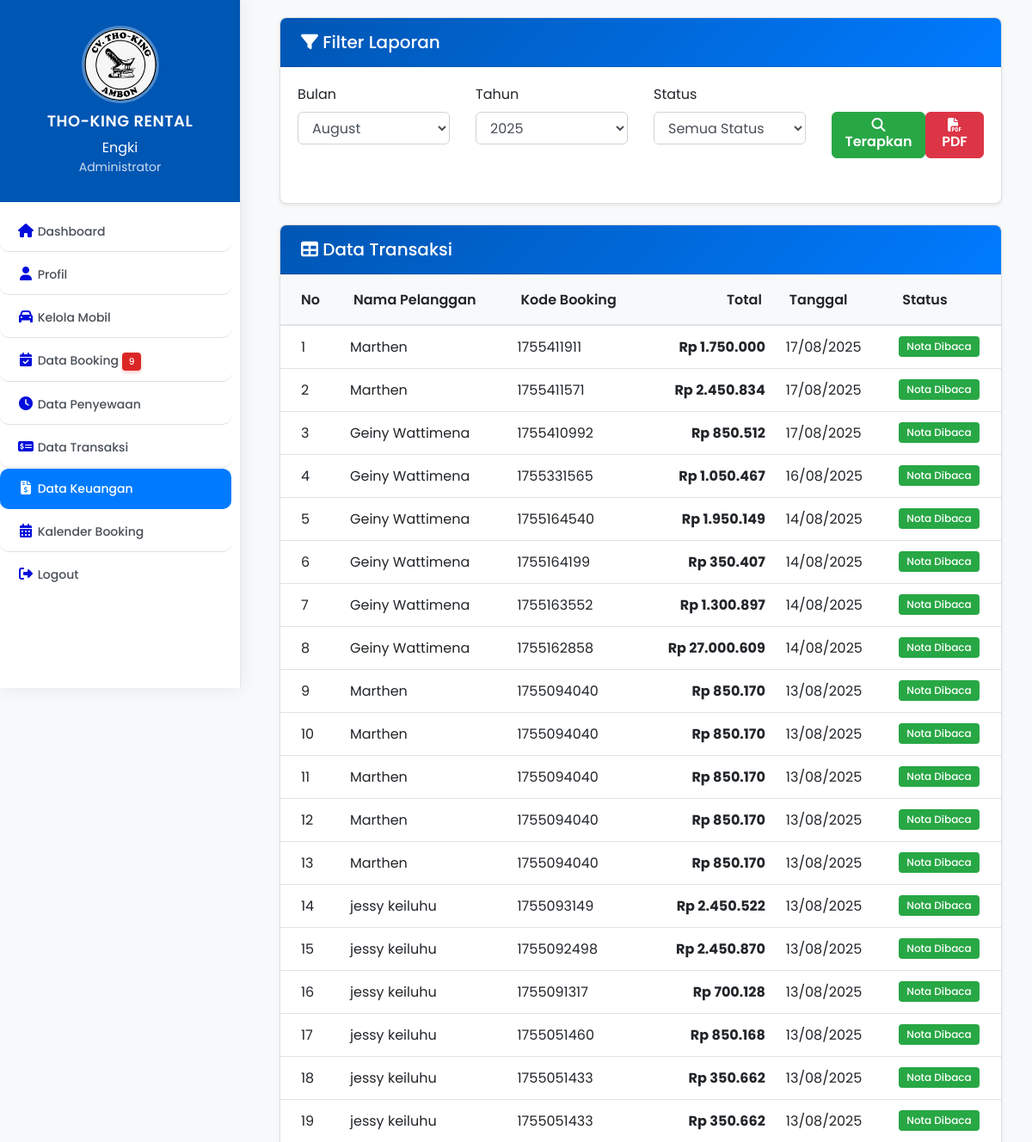
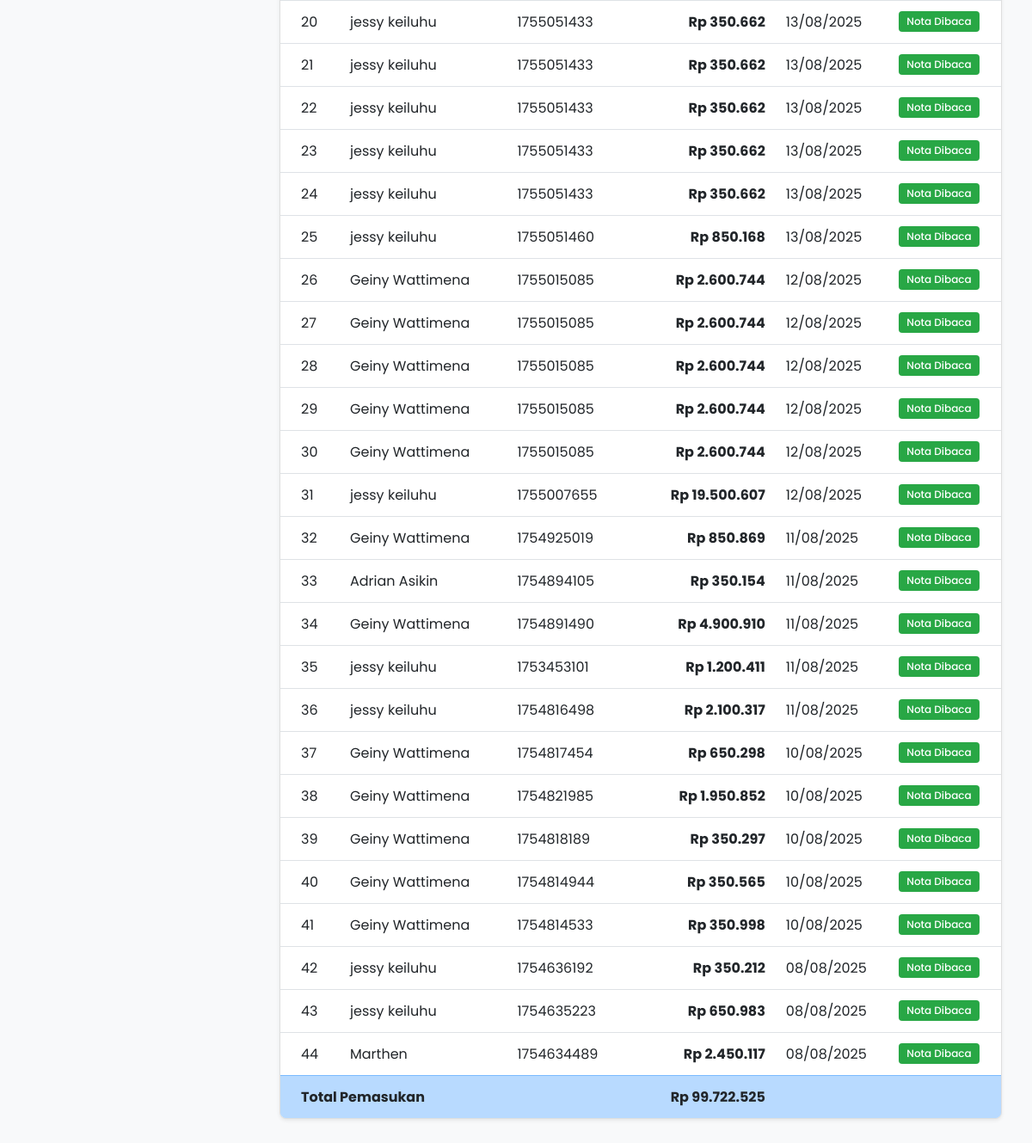
/admin/laporan/laporan_keuangan.php (signed in), run on the app's committed database (2 pictures, top to bottom).
### tables this page shows
CREATE TABLE `nota` (
  `id_nota` int(11) NOT NULL,
  `id_login` int(11) DEFAULT NULL,
  `id_booking` int(11) DEFAULT NULL,
  `kode_booking` varchar(50) DEFAULT NULL,
  `total_harga` bigint(20) DEFAULT NULL,
  `tanggal` datetime DEFAULT NULL,
  `status` enum('belum_dibaca','dibaca') DEFAULT 'belum_dibaca',
  `jenis` enum('diterima','ditolak') NOT NULL DEFAULT 'diterima'
);

### admin/laporan/laporan_keuangan.php (the view, shortened to what this page needs)
<?php
require __DIR__ . '/../../koneksi/koneksi.php';
$bulan  = isset($_GET['bulan']) && is_numeric($_GET['bulan']) ? $_GET['bulan'] : date('m');
$tahun  = isset($_GET['tahun']) && is_numeric($_GET['tahun']) ? $_GET['tahun'] : date('Y');
$status = isset($_GET['status']) ? strip_tags($_GET['status']) : '';
$query = "SELECT n.*, l.nama_pengguna
          FROM nota n
          JOIN login l ON n.id_login = l.id_login
          WHERE MONTH(n.tanggal) = ?
            AND YEAR(n.tanggal) = ?
            AND n.jenis != 'ditolak'";
$params = [$bulan, $tahun];
$query .= " ORDER BY n.tanggal DESC";
$stmt = $koneksi->prepare($query);
$stmt->execute($params);
$notaList = $stmt->fetchAll();
include '../layouts/sidebar_admin.php';
?>
<!DOCTYPE html>
<html lang="id">
<head>
    <link href="https://cdn.jsdelivr.net/npm/bootstrap@4.6.2/dist/css/bootstrap.min.css" rel="stylesheet">
    <link href="https://cdnjs.cloudflare.com/ajax/libs/font-awesome/6.5.0/css/all.min.css" rel="stylesheet">
</head>
<body>
<div class="main-content">
    <div class="container-fluid">
            <div class="card shadow-sm">
                <div class="card-header">
                    <h5 class="mb-0">
                        <i class="fas fa-filter me-2"></i>
                        Filter Laporan
                    </h5>
                </div>
                <div class="card-body">
                    <form method="get">
                        <div class="row">
                            <div class="col-md-3">
                                <div class="form-group">
                                    <label>Bulan</label>
                                    <select name="bulan" class="form-control">
                                        <?php for($i=1; $i<=12; $i++): ?>
                                            <option value="<?= $i ?>" <?= $i == $bulan ? 'selected' : '' ?>>
                                                <?= date('F', mktime(0, 0, 0, $i, 10)) ?>
                                            </option>
                                        <?php endfor; ?>
                                    </select>
                                </div>
                            </div>
                            <div class="col-md-3">
                                <div class="form-group">
                                    <label>Tahun</label>
                                    <select name="tahun" class="form-control">
                                        <?php for($i=date('Y'); $i>=2020; $i--): ?>
                                            <option value="<?= $i ?>" <?= $i == $tahun ? 'selected' : '' ?>><?= $i ?></option>
                                        <?php endfor; ?>
                                    </select>
                                </div>
                            </div>
                            <div class="col-md-3">
                                <div class="form-group">
                                    <label>Status</label>
                                    <select name="status" class="form-control">
                                        <option value="">Semua Status</option>
                                    </select>
                                </div>
                            </div>
                            <div class="col-md-3">
                                <div class="form-group">
                                    <label>&nbsp;</label>
                                    <div class="d-flex gap-2">
                                        <button type="submit" class="btn btn-success">
                                            <i class="fas fa-search me-1"></i> Terapkan
                                        </button>
                                        <a href="cetak_batch_nota.php?bulan=<?= $bulan ?>&tahun=<?= $tahun ?>&status=<?= $status ?>"
                                           class="btn btn-danger" target="_blank">
                                            <i class="fas fa-file-pdf me-1"></i> PDF
                                        </a>
                                    </div>
                                </div>
                            </div>
                        </div>
                    </form>
                </div>
            </div>
            <div class="card shadow-sm">
                <div class="card-header">
                    <h5 class="mb-0">
                        <i class="fas fa-table me-2"></i>
                        Data Transaksi
                    </h5>
                </div>
                <div class="card-body p-0">
                    <div class="table-responsive">
                        <table class="table table-hover mb-0">
                            <thead>
                                <tr>
                                    <th class="pl-4">No</th>
                                    <th>Nama Pelanggan</th>
                                    <th>Kode Booking</th>
                                    <th class="text-right">Total</th>
                                    <th>Tanggal</th>
                                    <th>Status</th>
                                </tr>
                            </thead>
                            <tbody>
                                <?php if (count($notaList) > 0): ?>
                                    <?php $total = 0; ?>
                                    <?php foreach ($notaList as $i => $row): ?>
                                        <?php $total += $row['total_harga']; ?>
                                        <tr>
                                            <td class="pl-4"><?= $i + 1 ?></td>
                                            <td><?= htmlspecialchars($row['nama_pengguna']) ?></td>
                                            <td><?= htmlspecialchars($row['kode_booking']) ?></td>
                                            <td class="text-right font-weight-bold">Rp <?= number_format($row['total_harga'], 0, ',', '.') ?></td>
                                            <td><?= date('d/m/Y', strtotime($row['tanggal'])) ?></td>
                                            <td>
                                                <span class="badge badge-<?= $row['status'] == 'dibaca' ? 'success' : 'warning' ?>">
                                                    <?= $row['status'] == 'dibaca' ? 'Nota Dibaca' : 'Nota Belum Dibaca' ?>
                                                </span>
                                            </td>
                                        </tr>
                                    <?php endforeach; ?>
                                    <tr class="table-primary font-weight-bold">
                                        <td colspan="3" class="pl-4">Total Pemasukan</td>
                                        <td class="text-right">Rp <?= number_format($total, 0, ',', '.') ?></td>
                                        <td colspan="2"></td>
                                    </tr>
                                <?php endif; ?>
                            </tbody>
                        </table>
                    </div>
                </div>
            </div>
        </div>
    </div>
</body>
</html>

### admin/laporan/laporan_keuangan.php (style rules this page uses)
body { font-family: 'Poppins', sans-serif; background-color: #f8f9fa; margin: 0; padding: 0; }
.main-content { margin-left: 290px; padding: 20px; transition: margin-left 0.3s ease; }
.card { border: 1px solid rgba(0,0,0,.125); box-shadow: 0 0.125rem 0.25rem rgba(0, 0, 0, 0.075); border-radius: 0.5rem; margin-bottom: 1.5rem; overflow: hidden; }
.card-header { background: linear-gradient(135deg, #0056b3, #007bff); color: white; font-weight: 600; border-bottom: 1px solid rgba(0,0,0,.125); padding: 1rem 1.5rem; }
.btn { font-weight: 600; border-radius: 0.375rem; transition: all 0.3s ease; }
.form-control { border-radius: 0.375rem; border: 1px solid #ced4da; }
.table { margin-bottom: 0; }
.table thead th { border-bottom: 2px solid #dee2e6; font-weight: 600; background-color: #f8f9fa; padding: 1rem; }
.badge { font-weight: 500; padding: 0.5em 0.75em; }
.shadow-sm { box-shadow: 0 0.125rem 0.25rem rgba(0, 0, 0, 0.075); }

### data on the page
nota: id_login.nama_pengguna "Marthen", kode_booking "1755411911", total_harga "1.750.000", tanggal "17/08/2025", status "Nota Dibaca"
nota: id_login.nama_pengguna "Marthen", kode_booking "1755411571", total_harga "2.450.834", tanggal "17/08/2025", status "Nota Dibaca"
nota: id_login.nama_pengguna "Geiny Wattimena", kode_booking "1755410992", total_harga "850.512", tanggal "17/08/2025", status "Nota Dibaca"
nota: id_login.nama_pengguna "Geiny Wattimena", kode_booking "1755331565", total_harga "1.050.467", tanggal "16/08/2025", status "Nota Dibaca"
nota: id_login.nama_pengguna "Geiny Wattimena", kode_booking "1755164540", total_harga "1.950.149", tanggal "14/08/2025", status "Nota Dibaca"
nota: id_login.nama_pengguna "Geiny Wattimena", kode_booking "1755164199", total_harga "350.407", tanggal "14/08/2025", status "Nota Dibaca"
nota: id_login.nama_pengguna "Geiny Wattimena", kode_booking "1755163552", total_harga "1.300.897", tanggal "14/08/2025", status "Nota Dibaca"
nota: id_login.nama_pengguna "Geiny Wattimena", kode_booking "1755162858", total_harga "27.000.609", tanggal "14/08/2025", status "Nota Dibaca"
nota: id_login.nama_pengguna "Marthen", kode_booking "1755094040", total_harga "850.170", tanggal "13/08/2025", status "Nota Dibaca"
nota: id_login.nama_pengguna "Marthen", kode_booking "1755094040", total_harga "850.170", tanggal "13/08/2025", status "Nota Dibaca"
nota: id_login.nama_pengguna "Marthen", kode_booking "1755094040", total_harga "850.170", tanggal "13/08/2025", status "Nota Dibaca"
nota: id_login.nama_pengguna "Marthen", kode_booking "1755094040", total_harga "850.170", tanggal "13/08/2025", status "Nota Dibaca"
nota: id_login.nama_pengguna "Marthen", kode_booking "1755094040", total_harga "850.170", tanggal "13/08/2025", status "Nota Dibaca"
nota: id_login.nama_pengguna "jessy keiluhu", kode_booking "1755093149", total_harga "2.450.522", tanggal "13/08/2025", status "Nota Dibaca"
nota: id_login.nama_pengguna "jessy keiluhu", kode_booking "1755092498", total_harga "2.450.870", tanggal "13/08/2025", status "Nota Dibaca"
nota: id_login.nama_pengguna "jessy keiluhu", kode_booking "1755091317", total_harga "700.128", tanggal "13/08/2025", status "Nota Dibaca"
nota: id_login.nama_pengguna "jessy keiluhu", kode_booking "1755051460", total_harga "850.168", tanggal "13/08/2025", status "Nota Dibaca"
nota: id_login.nama_pengguna "jessy keiluhu", kode_booking "1755051433", total_harga "350.662", tanggal "13/08/2025", status "Nota Dibaca"
nota: id_login.nama_pengguna "jessy keiluhu", kode_booking "1755051433", total_harga "350.662", tanggal "13/08/2025", status "Nota Dibaca"
nota: id_login.nama_pengguna "jessy keiluhu", kode_booking "1755051433", total_harga "350.662", tanggal "13/08/2025", status "Nota Dibaca"
nota: id_login.nama_pengguna "jessy keiluhu", kode_booking "1755051433", total_harga "350.662", tanggal "13/08/2025", status "Nota Dibaca"
nota: id_login.nama_pengguna "jessy keiluhu", kode_booking "1755051433", total_harga "350.662", tanggal "13/08/2025", status "Nota Dibaca"
nota: id_login.nama_pengguna "jessy keiluhu", kode_booking "1755051433", total_harga "350.662", tanggal "13/08/2025", status "Nota Dibaca"
nota: id_login.nama_pengguna "jessy keiluhu", kode_booking "1755051433", total_harga "350.662", tanggal "13/08/2025", status "Nota Dibaca"
nota: id_login.nama_pengguna "jessy keiluhu", kode_booking "1755051460", total_harga "850.168", tanggal "13/08/2025", status "Nota Dibaca"
nota: id_login.nama_pengguna "Geiny Wattimena", kode_booking "1755015085", total_harga "2.600.744", tanggal "12/08/2025", status "Nota Dibaca"
nota: id_login.nama_pengguna "Geiny Wattimena", kode_booking "1755015085", total_harga "2.600.744", tanggal "12/08/2025", status "Nota Dibaca"
nota: id_login.nama_pengguna "Geiny Wattimena", kode_booking "1755015085", total_harga "2.600.744", tanggal "12/08/2025", status "Nota Dibaca"
nota: id_login.nama_pengguna "Geiny Wattimena", kode_booking "1755015085", total_harga "2.600.744", tanggal "12/08/2025", status "Nota Dibaca"
nota: id_login.nama_pengguna "Geiny Wattimena", kode_booking "1755015085", total_harga "2.600.744", tanggal "12/08/2025", status "Nota Dibaca"
nota: id_login.nama_pengguna "jessy keiluhu", kode_booking "1755007655", total_harga "19.500.607", tanggal "12/08/2025", status "Nota Dibaca"
nota: id_login.nama_pengguna "Geiny Wattimena", kode_booking "1754925019", total_harga "850.869", tanggal "11/08/2025", status "Nota Dibaca"
nota: id_login.nama_pengguna "Adrian Asikin", kode_booking "1754894105", total_harga "350.154", tanggal "11/08/2025", status "Nota Dibaca"
nota: id_login.nama_pengguna "Geiny Wattimena", kode_booking "1754891490", total_harga "4.900.910", tanggal "11/08/2025", status "Nota Dibaca"
nota: id_login.nama_pengguna "jessy keiluhu", kode_booking "1753453101", total_harga "1.200.411", tanggal "11/08/2025", status "Nota Dibaca"
nota: id_login.nama_pengguna "jessy keiluhu", kode_booking "1754816498", total_harga "2.100.317", tanggal "11/08/2025", status "Nota Dibaca"
nota: id_login.nama_pengguna "Geiny Wattimena", kode_booking "1754817454", total_harga "650.298", tanggal "10/08/2025", status "Nota Dibaca"
nota: id_login.nama_pengguna "Geiny Wattimena", kode_booking "1754821985", total_harga "1.950.852", tanggal "10/08/2025", status "Nota Dibaca"
nota: id_login.nama_pengguna "Geiny Wattimena", kode_booking "1754818189", total_harga "350.297", tanggal "10/08/2025", status "Nota Dibaca"
nota: id_login.nama_pengguna "Geiny Wattimena", kode_booking "1754814944", total_harga "350.565", tanggal "10/08/2025", status "Nota Dibaca"
nota: id_login.nama_pengguna "Geiny Wattimena", kode_booking "1754814533", total_harga "350.998", tanggal "10/08/2025", status "Nota Dibaca"
nota: id_login.nama_pengguna "jessy keiluhu", kode_booking "1754636192", total_harga "350.212", tanggal "08/08/2025", status "Nota Dibaca"
nota: id_login.nama_pengguna "jessy keiluhu", kode_booking "1754635223", total_harga "650.983", tanggal "08/08/2025", status "Nota Dibaca"
nota: id_login.nama_pengguna "Marthen", kode_booking "1754634489", total_harga "2.450.117", tanggal "08/08/2025", status "Nota Dibaca"

### other printed values
$_SESSION['USER']['nama_pengguna'] "Engki"
$_SESSION['USER']['role'] "Administrator"
$jumlah_notif_booking "9"
$total "99.722.525"
form field bulan "August"
form field tahun "2025"
